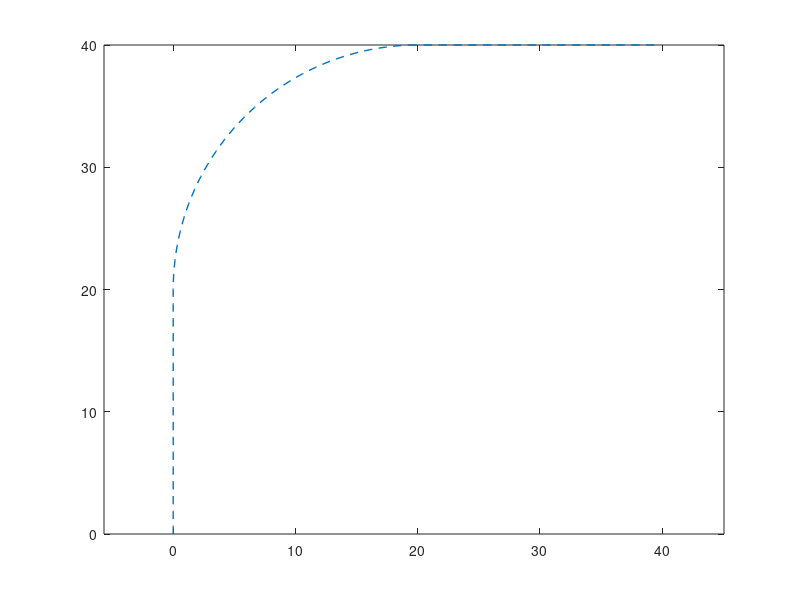

This figure's MATLAB source:
%% 
R = 20;
u_r = 12;
T = 5;
dt = 0.05;
theta = 0:1.2/40:pi/2 -1.2/40;
x = [zeros(1,33),R - R*cos(theta), R:R/33:2*R - R/33];
y = [0:R/33:R-R/33, R + R*sin(theta), 2*R*ones(1,33)];
U_ref = [zeros(1,118);zeros(1,118)];
X_ref = [x;y;pi/2*ones(1,33), pi/2 - theta, zeros(1,33);u_r*ones(1,118)];
figure(1);
plot(x, y, '--', 'Linewidth', 1);
axis equal;
save('ref_traj_3.mat','U_ref', 'X_ref');